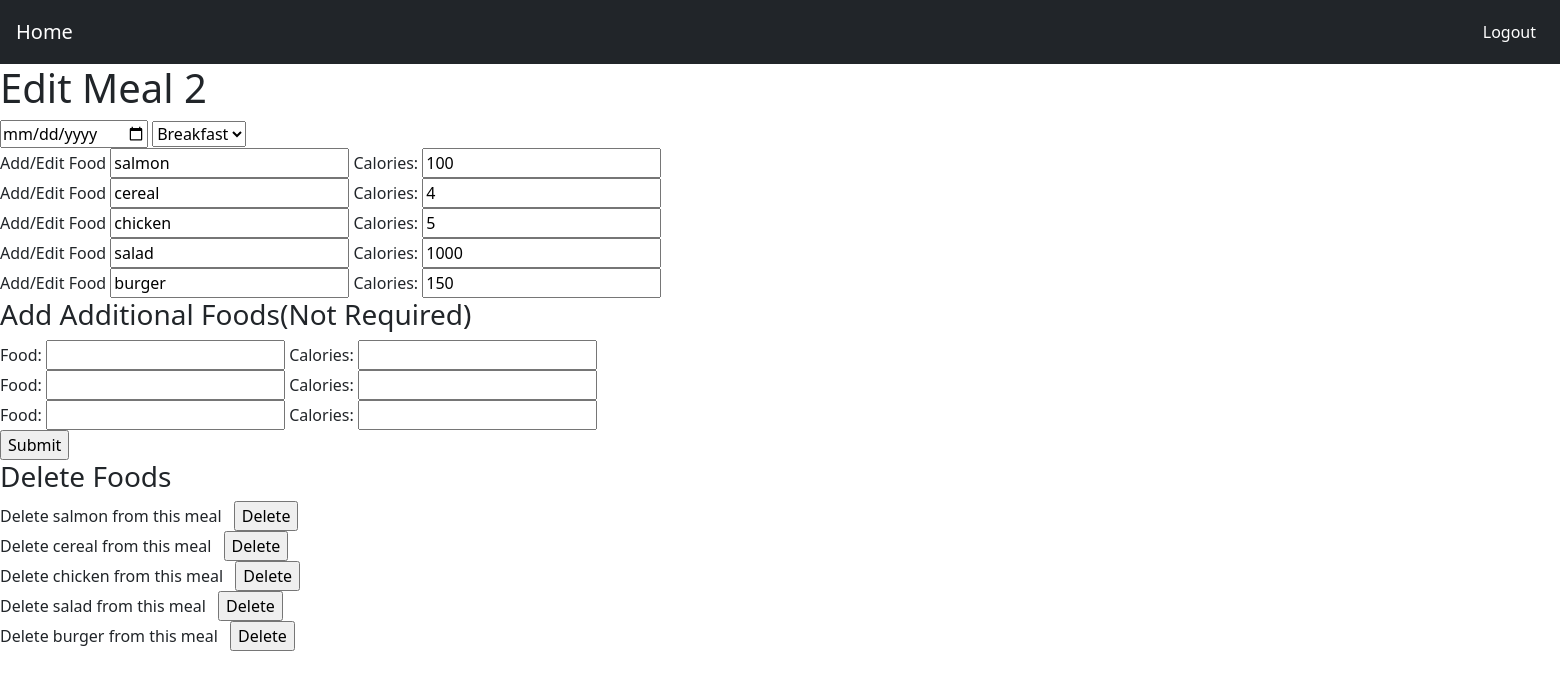
Page /CalTrack/edit/2 (signed in) on the committed database.
### CalTrack/models.py (models this page shows)
class Food(models.Model):
    food_type = models.ForeignKey(food_type, on_delete=models.CASCADE , related_name="main")
    meal = models.ForeignKey(meal, on_delete=models.CASCADE, related_name="foods")
    calories = models.IntegerField()
    def __str__(self):
        return f"{self.food_type}"

class food_type(models.Model):
    name = models.CharField(max_length=64)
    def __str__(self):
        return f"{self.name}"

### CalTrack/views.py (the view)
# urls.py: path("edit/<int:meal_id>", views.editmealpage, name="editmealpage"),
def editmealpage(request,meal_id):
    thisdate = meal.objects.get(pk=meal_id).orderdate
    thisdate = thisdate.strftime("%m/%d/%Y")
    return render(request,"CalTrack/editmealpage.html",{
        "id" : meal_id,
        "consumer" : request.user,
        "meals" : request.user.meals.all(),
        "thisMealTime" : meal.objects.get(pk=meal_id).meal_time,
        "thisdate" : thisdate,
        "currfoods" : Food.objects.filter(meal_id=meal_id),
        "meal_time" : meal_time.objects.all(),
        "food_type" : food_type.objects.all(),
        "range" : range(3),
    })

### CalTrack/models.py (called while the page is built)
    def __str__(self):
        return f"{self.typeofmeal}"

### CalTrack/templates/CalTrack/editmealpage.html (shortened to what this page needs)
{% extends "CalTrack/layout.html" %}
{% block body %}
<h1>Edit Meal {{id}}</h1>
<form action="{% url 'CalTrack:editmeal' id %}" method="post">
    <input type="date" name =date value="{{thisdate}}">
    <select name="meal_time">
        {% for time in meal_time %}
            {% if thisMealTime == time %}
                <option value="{{time.id}}" selected="selected">{{time}}</option>
            {% else %}
                <option value="{{time.id}}">{{time}}</option>
            {% endif %}
        {% endfor %}
    </select>
    {% for food in currfoods %}
    <div style=" width: 1920px; overflow:hidden; white-space: nowrap;" >
    Add/Edit Food
    <input name="{{food.id}}" list="types" value="{{food.food_type}}">
    Calories: <input type="number" name="cal{{food.id}}" value="{{food.calories}}">
    </div>
    {% endfor %}
    <div>
    <h3>Add Additional Foods(Not Required)</h3>
    </div>
    {% for i in range %}
    <div>
    Food: <input name="food{{i}}" list="types">
    Calories: <input type="number" name="cal{{i}}">
    </div>
    {% endfor %}
    <input type="submit" name="Submit">
    <h3>Delete Foods</h3>
</form>
{% for food in currfoods %}
<form action="{% url 'CalTrack:deletefood' %}" method="post">
    Delete {{food}} from this meal &ensp;<input type="submit" name="Delete" value="Delete">
</form>
{% endfor %}
{% endblock %}

### rows in the picture
Food: food_type "salmon", calories "100", food_type.name "salmon"
Food: food_type "cereal", calories "4", food_type.name "cereal"
Food: food_type "chicken", calories "5", food_type.name "chicken"
Food: food_type "salad", calories "1000", food_type.name "salad"
Food: food_type "burger", calories "150", food_type.name "burger"

### other values in the picture
{{ id }} "2"
form field meal_time "Breakfast"
